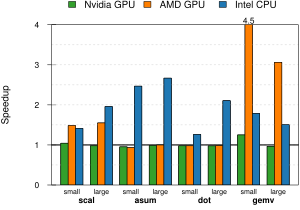

Reproduce this figure in R.
# $Id: application_results_vs_BEST.R 316 2014-02-24 17:03:10Z cfensch@INF.ED.AC.UK $

source("plots/libs/newlegend.R")


filename="plots/application_results_vs_BEST.pdf"

M   <- (as.matrix(read.csv("plots/application_results.csv",row.names=1, sep=";",comment.char="#")))

pdf(filename,
    paper="special", height=2.1, width=3, pointsize=10)

par(mar=c(1.5,3.1,1.5,0.1))
#col=c("#74c476", "#fd8d3c", "#6BAED6")
col=c("#33a02c", "#ff7f00", "#1f78b4")
linewd <- 0.5
par(lwd=linewd)

M_data <- M[1:8,c(3,5,8)]
M_base <- M[1:8,c(2,4,7)]
M_speedup <- M_base / M_data
M_speedup[is.infinite(M_speedup) == T] = NA

x.abscis <- barplot(t(M_speedup),
	            col=col,
                    ylim=c(0, 4),
                    xlim=c(1, 32),
                    axisname=FALSE,
                    axes=FALSE,
                    beside=TRUE,
                    plot=TRUE,
                    xpd=FALSE)
axis(2, cex.axis=0.6, las=2, lwd=0, lwd.ticks=linewd, line=-0.25)
abline(h=seq(0.5,3.5,0.5), col="white")
abline(h=seq(0.5,3.5,0.5), col="lightgray", lty="dashed")
abline(h=1, col="black", lwd=1.0)

barplot(t(M_speedup),
	col=col,
        axisname=FALSE,
        axes=FALSE,
        beside=TRUE,
        add=TRUE,
        xpd=FALSE)


# hack to deal with huge speedups
text(26.5, 4.03, round(M_speedup[7,2],1), xpd=NA, cex=0.6, adj=c(0.5,0))

box()

for (i in 0:nrow(M_data)) {
  text(2.5 + (i * 4.0), -0.1, right_part(rownames(M)[i+1]), xpd=NA, cex=0.5,
       adj=c(0.5, 1))
}

for (i in seq(0,nrow(M_data),2)) {
  text(4.5 + (i * 4.0), -0.3, left_part(rownames(M)[i+1]), xpd=NA, cex=0.6,
       adj=c(0.5, 1), font=2)
}

mtext("Speedup", side=2, line=2.4, cex=0.70)

par(xpd=NA)
legend("top", inset=c(0,-0.20),
       bg=NA, horiz=TRUE,
       legend = c("Nvidia GPU", "AMD GPU", "Intel CPU"), 
       fill = col,
       cex=0.70,
#       text.width=c(6,6,6),
       bty="n")


dev.off()

embedFonts(filename, format="pdfwrite",
           options="-dPDFSETTINGS=/prepress -dEmbedAllFonts=true")
